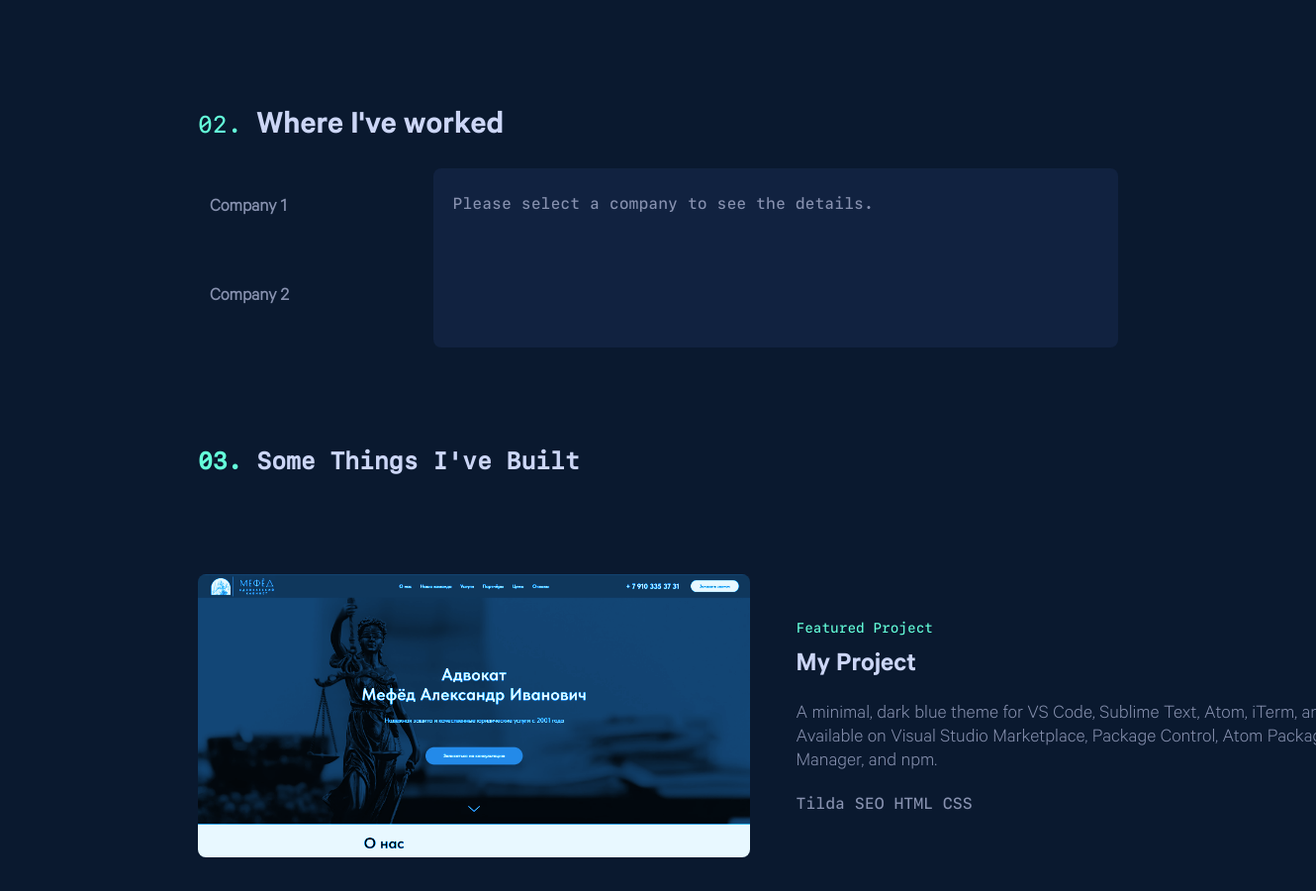
Page /home (middle part) on the earlier database version.
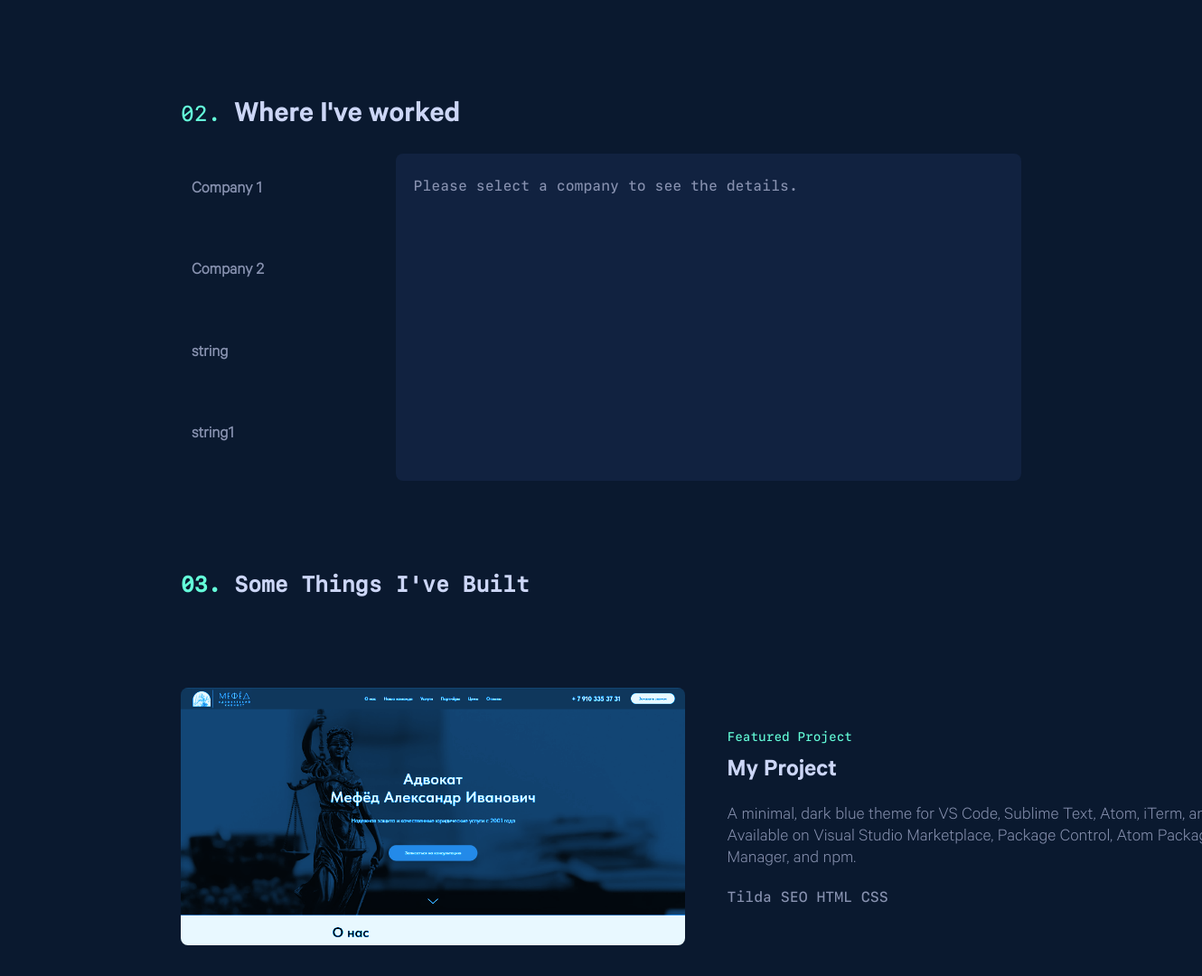
Same page on the later database version.
### app/models.py (models this page shows)
class Company(Base):
    __tablename__ = "company"
    id = Column(Integer, primary_key=True, index=True)
    name = Column(String, unique=True, index=True)
    position = Column(String)
    link_job = Column(String)
    period = Column(String)
    function = relationship("FunctionJob", back_populates="company", cascade="all, delete-orphan")

### main.py (the view)
@app.get("/home", response_class=HTMLResponse)
def read_companies(request: Request, selected_company_id: int = None, db: Session = Depends(get_db)):
    companies = crud.get_companies(db)
    selected_company = None
    functions = []
    if selected_company_id:
        selected_company = crud.get_company_by_id(db, selected_company_id)
        functions = crud.get_functions_by_company_id(db, selected_company_id)
    skills = list_skills
    companies_item = crud.get_companies(db)
    projects = crud.get_projects(db)
    return templates.TemplateResponse("index.html", {
        "request": request,
        "companies": companies,
        "selected_company": selected_company,
        "functions": functions,
        "skills": skills,
        "items": companies_item,
        "projects": projects
    })

### templates/index.html (shortened to what this page needs)
<!DOCTYPE html>
<html lang="ru">
<head>
        <link href="{{ url_for('static', path='/style.css') }}" rel="stylesheet">
</head>
<body>
{% include "navbar.html" %}
<main class="main-information">
<section id="about">
    {% include "about.html" %}
        {% include "skills.html" %}
</section>
<section id="work">
<h2 class="text-about" href="#" span style="color: #64ffda; font-family: 'SFMono Medium'; font-weight: normal;">02. <span style="color: #ccd6f6; font-family: 'Calibre Semibold'; font-size: 34px;">Where I've worked</h2>
    <section id="work">
    <div class="work-container">
        <div class="company-list">
            {% for company in companies %}
                <div class="company">
                    <a href="?selected_company_id={{ company.id }}">
                        <h3>{{ company.name }}</h3>
                    </a>
                </div>
            {% endfor %}
        </div>
        <div class="company-details">
            {% if selected_company %}
                <div class="details">
                    <h3>{{ selected_company.position }}</h3>
                    <p>{{ selected_company.period }}</p>
                    <a href="{{ selected_company.link_job }}">@{{ selected_company.name }}</a>
                    <ul class="detail-list">
                        {% for function in functions %}
                            <li>{{ function.description }}</li>
                        {% endfor %}
                    </ul>
                </div>
            {% else %}
                <p>Please select a company to see the details.</p>
            {% endif %}
        </div>
    </div>
</section>
{% include "projects.html" %}
</main>
</body>
</html>

### templates/navbar.html (shortened to what this page needs)
<head>
</head>
<body>
</body>

### templates/about.html (shortened to what this page needs)
<head>
</head>
<body>
</body>

### templates/skills.html (shortened to what this page needs)
<section class="skills-container">
</section>

### templates/projects.html (shortened to what this page needs)
<h2 class="text-about" href="#" span style="color: #64ffda">03. <span style="color: #ccd6f6">Some Things I've Built</h2>
    <section id="projects">
        <div class="project">
            <div class="project-image">
                <img src="/static/image/site.png" alt="My Project">
            </div>
            <div class="project-details">
                <p class="featured">Featured Project</p>
                <h3><a hfref="#">My Project</a></h3>
                <p class="description">
                    A minimal, dark blue theme for VS Code, Sublime Text, Atom, iTerm, and more. Available on Visual Studio Marketplace, Package Control, Atom Package Manager, and npm.
                </p>
                <div class="tech-stack">
                    <p>Tilda SEO HTML CSS</p>
                </div>
            </div>
        </div>
    </section>

### static/style.css (style rules this page uses)
html { scroll-behavior: smooth; }
body { margin: 0; padding: 0; background-color: #0a192f; color: #ccd6f6; font-family: 'Calibre Light'; }
.main-information { margin: 200px; }
.description { font-family: 'Calibre Light'; width: 600px; font-size: 20px; color: #8892b0; }
.text-about { font-family: 'SFMono Medium'; }
p { color: #8892b0; }
.skills-container { display: flex; flex-wrap: wrap; list-style-type: none; padding: 0; }
h2 { color: #64ffda; margin: 100px 0 20px; }
.work-container { display: flex; max-width: 1200px; }
.company-list { flex: 1; margin-right: 20px; }
.company { margin-bottom: 10px; }
.company a { color: #8892b0; text-decoration: none; display: block; padding: 10px; border-left: 2px solid transparent; transition: border-color 0.3s, color 0.3s; }
.company-details { flex: 3; padding: 10px 20px; background-color: #112240; border-radius: 8px; font-family: 'SFMono Medium'; }
.company-details p { margin-bottom: 10px; }
#projects { margin: 100px 0; text-align: center; }
.project { display: flex; align-items: center; justify-content: space-between; margin-top: 50px; }
.project-image { width: 60%; transition: filter 0.3s ease; }
.project-image img { width: 100%; height: auto; border-radius: 8px; filter: sepia(1) saturate(5) hue-rotate(170deg); transition: filter 0.3s ease; }
.project-details { width: 35%; text-align: left; color: #ccd6f6; font-family: 'Calibre Light'; }
.project-details .featured { font-family: 'SFMono Medium'; color: #64ffda; font-size: 14px; }
.project-details h3 { font-family: 'Calibre Semibold'; margin: 10px 0; font-size: 28px; color: #ccd6f6; font-weight: bold; }
.project-details .description { margin: 20px 0; color: #8892b0; }
.project-details .tech-stack { margin: 20px 0; font-family: "SFMono Medium"; color: #8892b0; }

Differences in the rows shown:
added Company: name "string"
added Company: name "string1"
